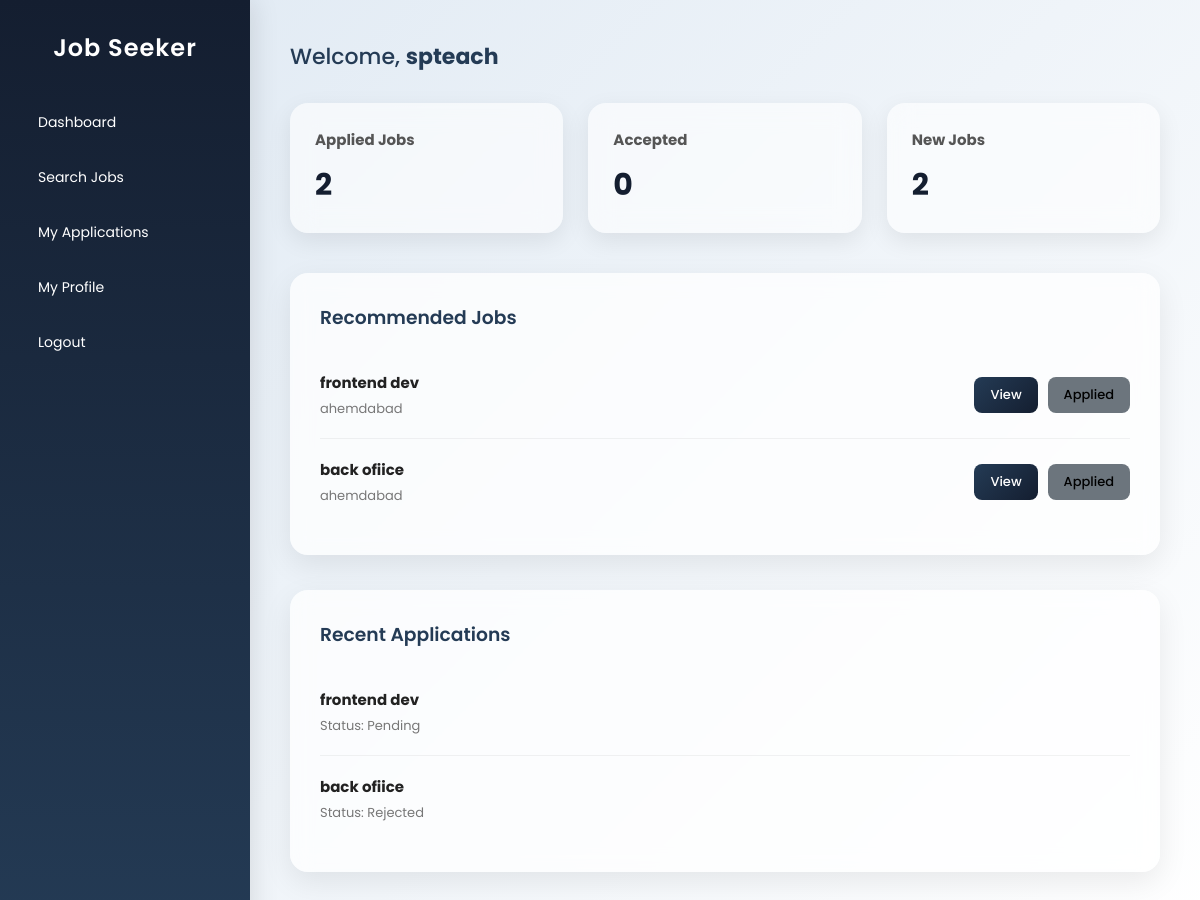
The page /dashboard_jobseeker/ (signed in) on the database as committed earlier.
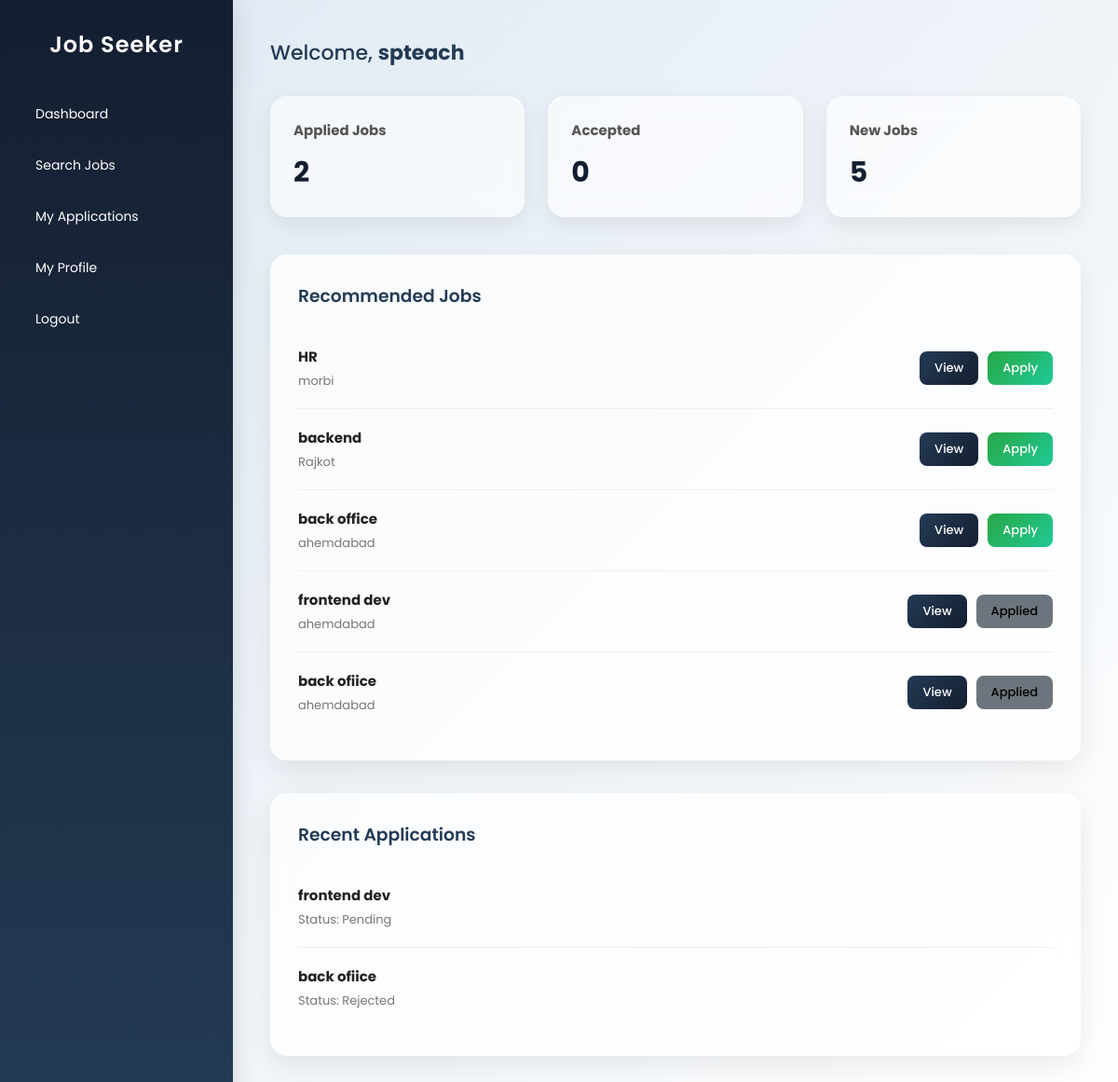
The same page on the database as committed later.
### myapp/models.py (models this page shows, shortened)
class Job(models.Model):
    provider = models.ForeignKey(
        User,
        on_delete=models.CASCADE,
        related_name="posted_jobs"
    )
    title = models.CharField(max_length=200)
    description = models.TextField()
    location = models.CharField(max_length=100)
    salary = models.CharField(max_length=100, blank=True)
    created_at = models.DateTimeField(auto_now_add=True)
    applicants = models.IntegerField(default=0)
    class Meta:
        ordering = ["-created_at"]

class Application(models.Model):
    STATUS_CHOICES = [
        ("Pending", "Pending"),
        ("Accepted", "Accepted"),
        ("Rejected", "Rejected"),
    ]
    job = models.ForeignKey(
        Job,
        on_delete=models.CASCADE,
        related_name="applications"
    )
    seeker = models.ForeignKey(
        User,
        on_delete=models.CASCADE,
        related_name="job_applications"
    )
    applied_at = models.DateTimeField(auto_now_add=True)
    status = models.CharField(
        max_length=20,
        choices=STATUS_CHOICES,
        default="Pending"
    )
    class Meta:
        unique_together = ("job", "seeker")
        ordering = ["-applied_at"]

### myapp/views.py (the view)
@login_required(login_url='login_jobseeker')
def dashboard_jobseeker(request):
    recommended_jobs = Job.objects.all().order_by('-created_at')[:10]
    applications = Application.objects.filter(seeker=request.user)
    applied_jobs = applications.values_list('job_id', flat=True)
    total_applications = applications.count()
    shortlisted_count = applications.filter(status="Accepted").count()
    from django.utils import timezone
    from datetime import timedelta
    week_ago = timezone.now() - timedelta(days=7)
    new_jobs_count = Job.objects.filter(created_at__gte=week_ago).count()
    recent_applications = applications.order_by('-applied_at')[:5]
    context = {
        "recommended_jobs": recommended_jobs,
        "applied_jobs": applied_jobs,
        "recent_applications": recent_applications,
        "total_applications": total_applications,
        "shortlisted_count": shortlisted_count,
        "new_jobs_count": new_jobs_count,
    }
    return render(request, "dashboard_jobseeker.html", context)

### templates/dashboard_jobseeker.html (shortened to what this page needs)
<!DOCTYPE html>
<html lang="en">
<head>
</head>
<body>
<div class="sidebar">
    <h2>Job Seeker</h2>
    <a href="{% url 'dashboard_jobseeker' %}">Dashboard</a>
    <a href="{% url 'jobseeker_search' %}">Search Jobs</a>
    <a href="{% url 'jobseeker_applications' %}">My Applications</a>
    <a href="{% url 'jobseeker_profile' %}">My Profile</a>
    <a href="{% url 'logout' %}">Logout</a>
</div>
<div class="main-content">
    <div class="welcome">
        Welcome, <strong>{{ user.first_name|default:user.username }}</strong>
    </div>
    <div class="cards">
        <div class="card">
            <h3>Applied Jobs</h3>
            <p>{{ total_applications|default:"0" }}</p>
        </div>
        <div class="card">
            <h3>Accepted</h3>
            <p>{{ shortlisted_count|default:"0" }}</p>
        </div>
        <div class="card">
            <h3>New Jobs</h3>
            <p>{{ new_jobs_count|default:"0" }}</p>
        </div>
    </div>
    <div class="section">
        <h3>Recommended Jobs</h3>
        {% for job in recommended_jobs %}
            <div class="job">
                <div>
                    <strong>{{ job.title }}</strong><br>
                    <span>{{ job.location }}</span>
                </div>
                <div class="job-actions">
                    <a href="{% url 'job_detail' job.id %}">
                        <button class="view-btn">View</button>
                    </a>
                    {% if job.id in applied_jobs %}
                        <button class="applied-btn">Applied</button>
                    {% else %}
                        <form method="POST" action="{% url 'apply_job' job.id %}">
                            <button class="apply-btn">Apply</button>
                        </form>
                    {% endif %}
                </div>
            </div>
        {% empty %}
            <p>No recommendations available.</p>
        {% endfor %}
    </div>
    <div class="section">
        <h3>Recent Applications</h3>
        {% for app in recent_applications %}
            <div class="job">
                <div>
                    <strong>{{ app.job.title }}</strong><br>
                    <span>Status: {{ app.status }}</span>
                </div>
            </div>
        {% empty %}
            <p>No applications yet.</p>
        {% endfor %}
    </div>
</div>
</body>
</html>

Rows that differ between the two databases and show on the page:
added Job: title "HR", location "morbi", shows "Apply"
added Job: title "backend", location "Rajkot", shows "Apply"
added Job: title "back office", location "ahemdabad", shows "Apply"
Other text that changed with them:
{{ new_jobs_count|default:"0" }}: "2" → "5"
